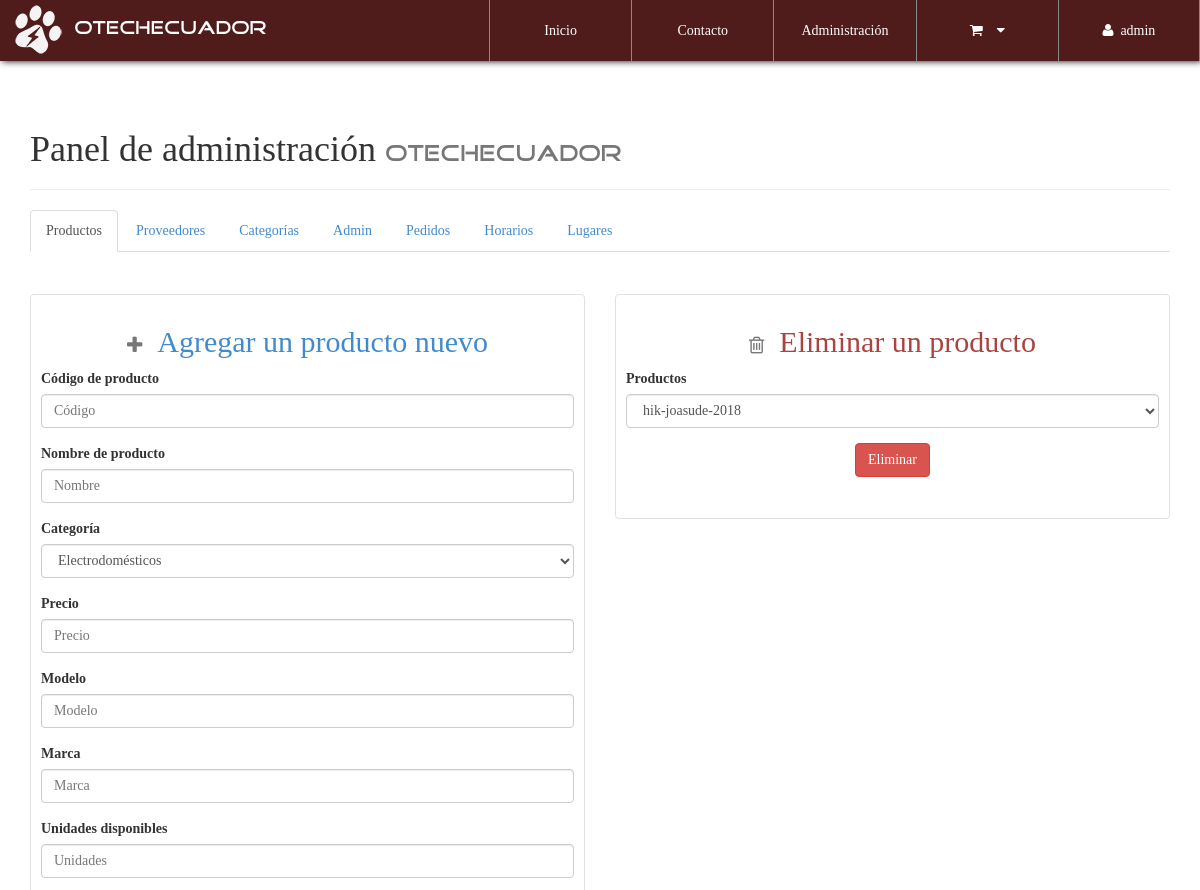
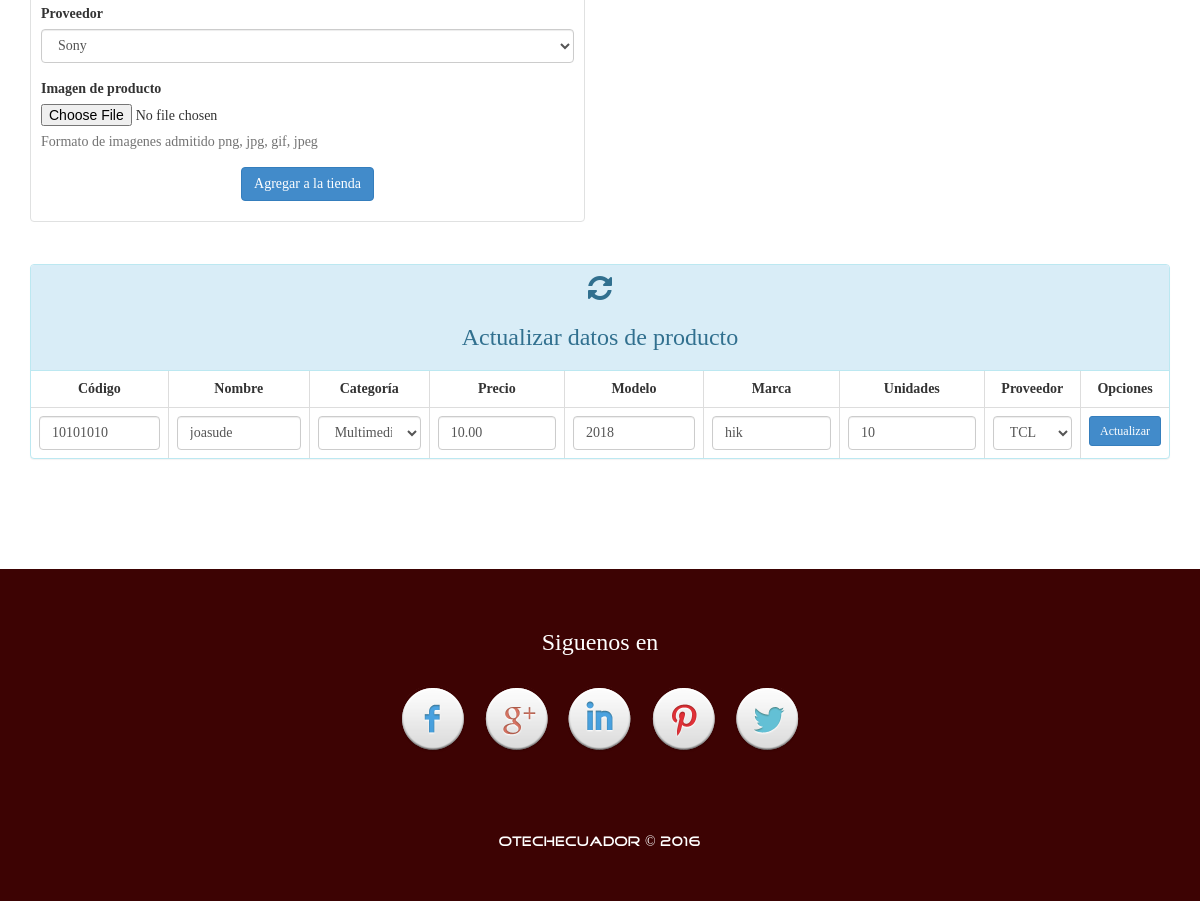
The page /configAdmin.php (signed in) on the database its author committed (2 pictures, top to bottom).
### tables this page shows
CREATE TABLE IF NOT EXISTS `producto` (
  `CodigoProd` varchar(30) NOT NULL,
  `NombreProd` varchar(30) NOT NULL,
  `CodigoCat` varchar(30) NOT NULL,
  `Precio` decimal(30,2) NOT NULL,
  `Modelo` varchar(30) NOT NULL,
  `Marca` varchar(30) NOT NULL,
  `Stock` int(20) NOT NULL,
  `NITProveedor` varchar(30) NOT NULL,
  `Imagen` varchar(150) NOT NULL,
  `Nombre` varchar(30) NOT NULL
);

CREATE TABLE IF NOT EXISTS `categoria` (
  `CodigoCat` varchar(30) NOT NULL,
  `Nombre` varchar(30) NOT NULL,
  `Descripcion` text NOT NULL
);

CREATE TABLE IF NOT EXISTS `proveedor` (
  `NITProveedor` varchar(30) NOT NULL,
  `NombreProveedor` varchar(30) NOT NULL,
  `Direccion` varchar(200) NOT NULL,
  `Telefono` int(20) NOT NULL,
  `PaginaWeb` varchar(30) NOT NULL
);

### library/consulSQL.php (called while the page is built, shortened)
<?php
class ejecutarSQL {
    public static function conectar(){
        if(!$con=  mysql_connect(SERVER,USER,PASS)){
            die("Error en el servidor, verifique sus datos");
        }
        return $con;
    }
    public static function consultar($query) {
        if (!$consul = mysql_query($query, ejecutarSQL::conectar())) {
            die(mysql_error().'Error en la consulta SQL ejecutada');
        }
        return $consul;
    }
}

### configAdmin.php (the view, shortened to what this page needs)
<?php
    include './library/consulSQL.php';
?>
<!DOCTYPE html>
<html lang="es">
<head>
    <?php include './inc/link.php'; ?>
</head>
<body id="container-page-configAdmin">
    <?php include './inc/navbar.php'; ?>
    <section id="prove-product-cat-config">
        <div class="container">
            <div class="page-header">
              <h1>Panel de administración <small class="tittles-pages-logo">Otechecuador</small></h1>
            </div>
            <ul class="nav nav-tabs" role="tablist">
              <li role="presentation" class="active"><a href="#Productos" role="tab" data-toggle="tab">Productos</a></li>
              <li role="presentation"><a href="#Proveedores" role="tab" data-toggle="tab">Proveedores</a></li>
              <li role="presentation"><a href="#Categorias" role="tab" data-toggle="tab">Categorías</a></li>
              <li role="presentation"><a href="#Admins" role="tab" data-toggle="tab">Admin</a></li>
              <li role="presentation"><a href="#Pedidos" role="tab" data-toggle="tab">Pedidos</a></li>
              <li role="presentation"><a href="#Horarios" role="tab" data-toggle="tab">Horarios</a></li>
              <li role="presentation"><a href="#Lugares" role="tab" data-toggle="tab">Lugares</a></li>
            </ul>
            <div class="tab-content">
                <div role="tabpanel" class="tab-pane fade in active" id="Productos">
                <div class="row">
                    <div class="col-xs-12 col-sm-6">
                        <br><br>
                        <div id="add-product">
                            <h2 class="text-primary text-center"><small><i class="fa fa-plus"></i></small>&nbsp;&nbsp;Agregar un producto nuevo</h2>
                            <form role="form" action="process/regproduct.php" method="post" enctype="multipart/form-data">
                              <div class="form-group">
                                <label>Código de producto</label>
                                <input type="text" class="form-control"  placeholder="Código" required maxlength="30" name="prod-codigo">
                              </div>
                              <div class="form-group">
                                <label>Nombre de producto</label>
                                <input type="text" class="form-control"  placeholder="Nombre" required maxlength="30" name="prod-name">
                              </div>
                              <div class="form-group">
                                <label>Categoría</label>
                                <select class="form-control" name="prod-categoria">
                                    <?php
                                        $categoriac=  ejecutarSQL::consultar("select * from categoria");
                                        while($catec=mysql_fetch_array($categoriac)){
                                            echo '<option value="'.$catec['CodigoCat'].'">'.$catec['Nombre'].'</option>';
                                        }
                                    ?>
                                </select>
                              </div>
                              <div class="form-group">
                                <label>Precio</label>
                                <input type="text" class="form-control"  placeholder="Precio" required maxlength="20" pattern="[0-9]{1,20}" name="prod-price">
                              </div>
                              <div class="form-group">
                                <label>Modelo</label>
                                <input type="text" class="form-control"  placeholder="Modelo" required maxlength="30" name="prod-model">
                              </div>
                              <div class="form-group">
                                <label>Marca</label>
                                <input type="text" class="form-control"  placeholder="Marca" required maxlength="30" name="prod-marca">
                              </div>
                              <div class="form-group">
                                <label>Unidades disponibles</label>
                                <input type="text" class="form-control"  placeholder="Unidades" required maxlength="20" pattern="[0-9]{1,20}" name="prod-stock">
                              </div>
                              <div class="form-group">
                                <label>Proveedor</label>
                                <select class="form-control" name="prod-codigoP">
                                    <?php
                                        $proveedoresc=  ejecutarSQL::consultar("select * from proveedor");
                                        while($provc=mysql_fetch_array($proveedoresc)){
                                            echo '<option value="'.$provc['NITProveedor'].'">'.$provc['NombreProveedor'].'</option>';
                                        }
                                    ?>
                                </select>
                              </div>
                              <div class="form-group">
                                <label>Imagen de producto</label>
                                <input type="file" name="img">
                                <p class="help-block">Formato de imagenes admitido png, jpg, gif, jpeg</p>
                              </div>
                              <p class="text-center"><button type="submit" class="btn btn-primary">Agregar a la tienda</button></p>
                            </form>
                        </div>
                    </div>
                    <div class="col-xs-12 col-sm-6">
                        <br><br>
                        <div id="del-prod-form">
                            <h2 class="text-danger text-center"><small><i class="fa fa-trash-o"></i></small>&nbsp;&nbsp;Eliminar un producto</h2>
                             <form action="process/delprod.php" method="post" role="form">
                                 <div class="form-group">
                                     <label>Productos</label>
                                     <select class="form-control" name="prod-code">
                                         <?php
                                             $productoc=  ejecutarSQL::consultar("select * from producto");
                                             while($prodc=mysql_fetch_array($productoc)){
                                                 echo '<option value="'.$prodc['CodigoProd'].'">'.$prodc['Marca'].'-'.$prodc['NombreProd'].'-'.$prodc['Modelo'].'</option>';
                                             }
                                         ?>
                                     </select>
                                 </div>
                                 <p class="text-center"><button type="submit" class="btn btn-danger">Eliminar</button></p>
                                 <br>
                             </form>
                         </div>
                    </div>
                    <div class="col-xs-12">
                        <br><br>
                        <div class="panel panel-info">
                            <div class="panel-heading text-center"><i class="fa fa-refresh fa-2x"></i><h3>Actualizar datos de producto</h3></div>
                          <div class="table-responsive">
                              <table class="table table-bordered">
                                  <thead class="">
                                      <tr>
                                          <th class="text-center">Código</th>
                                          <th class="text-center">Nombre</th>
                                          <th class="text-center">Categoría</th>
                                          <th class="text-center">Precio</th>
                                          <th class="text-center">Modelo</th>
                                          <th class="text-center">Marca</th>
                                          <th class="text-center">Unidades</th>
                                          <th class="text-center">Proveedor</th>
                                          <th class="text-center">Opciones</th>
                                      </tr>
                                  </thead>
                                  <tbody>
                                      <?php
                                        $productos=  ejecutarSQL::consultar("select * from producto");
                                        $upr=1;
                                        while($prod=mysql_fetch_array($productos)){
                                            echo '
                                                <div id="update-product">
                                                  <form method="post" action="process/updateProduct.php" id="res-update-product-'.$upr.'">
                                                    <tr>
                                                        <td>
                                                          <input class="form-control" type="hidden" name="code-old-prod" required="" value="'.$prod['CodigoProd'].'">
                                                          <input class="form-control" type="text" name="code-prod" maxlength="30" required="" value="'.$prod['CodigoProd'].'">
                                                        </td>
                                                        <td><input class="form-control" type="text" name="prod-name" maxlength="30" required="" value="'.$prod['NombreProd'].'"></td>
                                                        <td>';
                                                            $categoriac3=  ejecutarSQL::consultar("select * from categoria where CodigoCat='".$prod['CodigoCat']."'");
                                                            while($catec3=mysql_fetch_array($categoriac3)){
                                                                $codeCat=$catec3['CodigoCat'];
                                                                $nameCat=$catec3['Nombre'];
                                                            }
                                                      echo '<select class="form-control" name="prod-category">';
                                                                echo '<option value="'.$codeCat.'">'.$nameCat.'</option>';
                                                      echo '</select>
                                                        </td>
                                                        <td><input class="form-control" type="text-area" name="price-prod" required="" value="'.$prod['Precio'].'"></td>
                                                        <td><input class="form-control" type="tel" name="model-prod" required="" maxlength="20" value="'.$prod['Modelo'].'"></td>
                                                        <td><input class="form-control" type="text-area" name="marc-prod" maxlength="30" required="" value="'.$prod['Marca'].'"></td>
                                                        <td><input class="form-control" type="text-area" name="stock-prod" maxlength="30" required="" value="'.$prod['Stock'].'"></td>
                                                        <td>';
                                                           $proveedoresc3=  ejecutarSQL::consultar("select * from proveedor where NITProveedor='".$prod['NITProveedor']."'");
                                                           while($provc3=mysql_fetch_array($proveedoresc3)){
                                                                    $nombreP=$provc3['NombreProveedor'];
                                                                    $nitP=$provc3['NITProveedor'];
                                                            }
                                                       echo '<select class="form-control" name="prod-Prove">';
                                                                echo '<option value="'.$nitP.'">'.$nombreP.'</option>';
                                                       echo '</select>
                                                        </td>
                                                        <td class="text-center">
                                                            <button type="submit" class="btn btn-sm btn-primary button-UPR" value="res-update-product-'.$upr.'">Actualizar</button>
                                                            <div id="res-update-product-'.$upr.'" style="width: 100%; margin:0px; padding:0px;"></div>
                                                        </td>
                                                    </tr>
                                                  </form>
                                                </div>
                                                ';
                                            $upr=$upr+1;
                                        }
                                      ?>
                                  </tbody>
                              </table>
                          </div>
                        </div>
                    </div>
                </div>
                </div>
            </div>
        </div>
    </section>
    <?php include './inc/footer.php'; ?>
</body>
</html>

### rows shown on the page
producto: code-prod "10101010", prod-name "joasude", prod-category "Multimedia", price-prod "10.00", model-prod "2018", marc-prod "hik", stock-prod "10", prod-Prove "TCL"

### other values the page prints
$_SESSION['nombreAdmin'] "admin"
form field prod-categoria "Electrodomésticos"
form field prod-codigoP "Sony"
form field prod-code "hik-joasude-2018"
